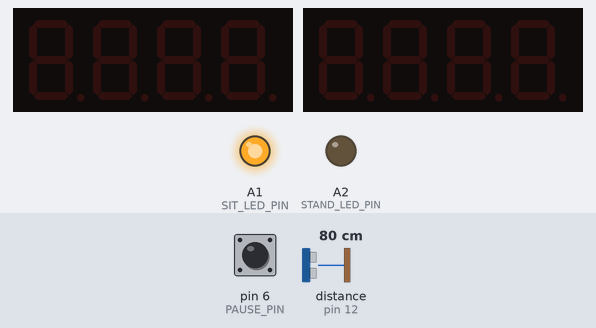
A sketch run on a simulated Arduino Uno, built with avr-gcc and run on an emulated ATmega328P. Shown: 2 × 4-digit seven-segment display, output pins drawn as LEDs (lit = HIGH). Wiring (inferred from the names in the program): ultrasonic range finder: trigger pin 13; echo pin 12. Inputs (shaded band) come from the test bench; at power-on: pin 6 (PAUSE_PIN) HIGH, distance to the obstacle (sensor on pin 12) 80 cm. The echo pulse lasts 58.3 µs per cm; the local clock reads 2024-03-15 10:24:30 at power-on unless the sketch sets it; pins used as bus, display or sensor lines are not drawn.

Above: at 1.2 s.
1.3 s: pin 6 (PAUSE_PIN) pulled LOW for 3.2 s
At 2.24 s:
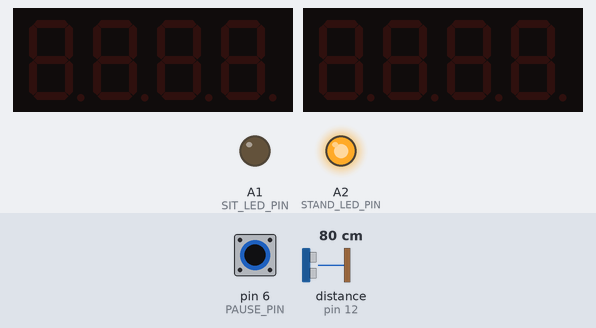
6.0 s: distance to the obstacle (sensor on pin 12) set to 83 cm
At 7.3 s:
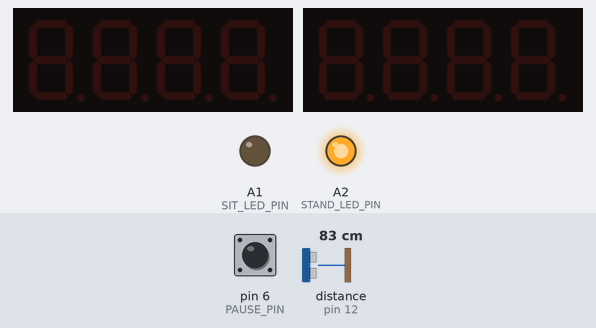
7.6 s: distance to the obstacle (sensor on pin 12) set to 194 cm
9.1 s: distance to the obstacle (sensor on pin 12) set to 203 cm
At 10.0 s:
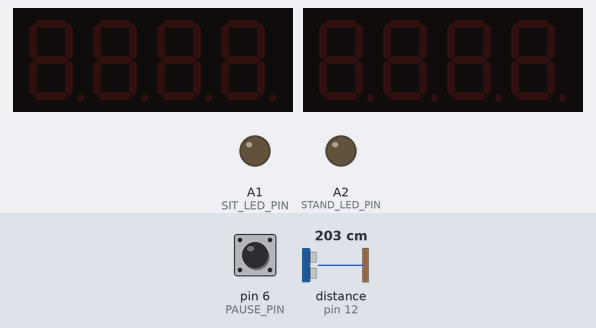
10.6 s: distance to the obstacle (sensor on pin 12) set to 2 cm
At 11.7 s:
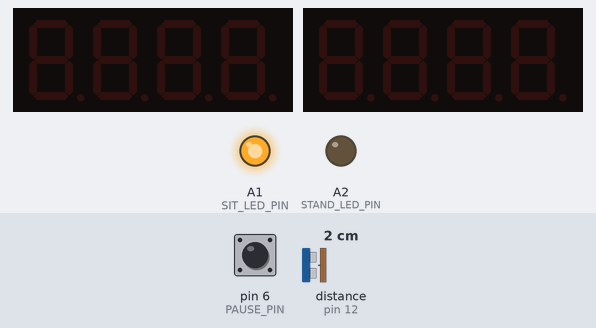
12.1 s: distance to the obstacle (sensor on pin 12) set to 120 cm
At 12.6 s:
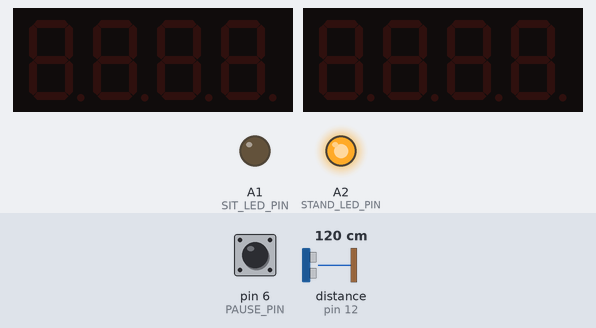
Timing chart, 0 to 14.6 s (numbered marks = the images above; inputs shaded):
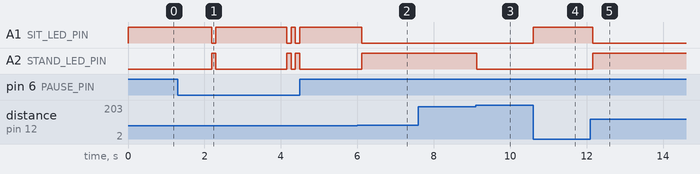

The sketch:

sitstandtimer.ino
```cpp
#define TRIG_PIN 13
#define ECHO_PIN 12
#define PAUSE_PIN 6
#define SIT_LED_PIN A1
#define STAND_LED_PIN A2
#define SITTING_THRESHOLD_CM  80
#define SPEED_OF_SOUND_CM_MICROSEC 29.1
#define SIT_DISPLAY_ADDRESS 0x71
#define STAND_DISPLAY_ADDRESS 0x70
#define DEBOUNCE_DELAY 1000
#define DEBUG false

#include  "RTClib.h"
#include <Wire.h>
#include <Adafruit_GFX.h>
#include "Adafruit_LEDBackpack.h"

Adafruit_7segment sitMatrix = Adafruit_7segment();
Adafruit_7segment standMatrix = Adafruit_7segment();

RTC_DS3231 rtc;
long startTime;
long runningTime;
long sitTime;
long standTime;
long lastDebounceTime = 0;

boolean isPaused = false;

enum SitState {
  INVALID, // sonar sensor reporting out of range
  SITTING,
  STANDING
};

void setup() {
  Serial.begin (9600);
  if (! rtc.begin()) {
    Serial.println("Couldn't find RTC");
    Serial.flush();
    abort();
  }
  if (rtc.lostPower()) {
    Serial.println("RTC lost power, let's set the time!");
    rtc.adjust(DateTime(F(__DATE__), F(__TIME__)));
  }
  pinMode(SIT_LED_PIN, OUTPUT);
  pinMode(STAND_LED_PIN, OUTPUT);
  pinMode(TRIG_PIN, OUTPUT);
  pinMode(ECHO_PIN, INPUT);
  pinMode(PAUSE_PIN, INPUT);
  digitalWrite(PAUSE_PIN, HIGH);
  sitMatrix.begin(SIT_DISPLAY_ADDRESS);
  standMatrix.begin(STAND_DISPLAY_ADDRESS);
  startTime = rtc.now().unixtime();
  sitTime = 0;
  standTime = 0;
  runningTime = 0;
}

long readDistance() {
  long duration, distance;
  digitalWrite(TRIG_PIN, LOW);
  delayMicroseconds(2);
  digitalWrite(TRIG_PIN, HIGH);
  delayMicroseconds(10);
  digitalWrite(TRIG_PIN, LOW);
  duration = pulseIn(ECHO_PIN, HIGH);
  // converting the time to hit the ceiling
  // but divide by 2 since we are timing
  // hitting the ceiling and returning
  distance = (duration / 2) / SPEED_OF_SOUND_CM_MICROSEC;
  if (DEBUG) {
    Serial.print(distance);
    Serial.println(" cm");
  }
  return distance;
}

SitState getSitState() {
  long distance = readDistance();
  if (distance >= 200 || distance <= 0) {
    if (DEBUG) {
      Serial.println("Out of range");
    }
    return INVALID;
  }
  if (distance < SITTING_THRESHOLD_CM) {
    return SITTING;
  } else {
    return STANDING;
  }
}

long updateRunningTime() {
  long currentTime = rtc.now().unixtime();
  long currentRunningTime = currentTime - startTime;
  long secondsPassed = currentRunningTime - runningTime;
  runningTime = currentRunningTime;
  if (DEBUG) {
    Serial.print("Running Time: ");
    Serial.println(runningTime);
    Serial.print("Seconds Passed: ");
    Serial.println(secondsPassed);
  }
  return secondsPassed;
}

boolean updateTimers(boolean isSitting) {
  long secondsPassed = 0;
  secondsPassed = updateRunningTime();
  if (isPaused) {
    secondsPassed = 0;
  }
  if (isSitting) {
    if (DEBUG) {
      Serial.println("Sitting");
    }
    sitTime += secondsPassed;
  } else {
    if (DEBUG) {
      Serial.println("Standing");
    }
    standTime += secondsPassed;
  }
  return secondsPassed > 0;
}

void drawTimer(Adafruit_7segment display, long timerState) {
  long hours = timerState / 60 / 60;
  long minutes = timerState / 60 - (hours * 60);
  long seconds = timerState - (hours * 60 * 60) - (minutes * 60);
  if (DEBUG) {
    Serial.print(hours);
    Serial.print(":");
    Serial.print(minutes);
    Serial.print(":");
    Serial.print(seconds);
  }
  boolean drawDecinal = false;
  if (hours > 0) {
    display.drawColon(true);
    display.writeDigitNum(0, (hours / 10), drawDecinal);
    display.writeDigitNum(1, (hours % 10), drawDecinal);
    display.writeDigitNum(3, (minutes / 10), drawDecinal);
    display.writeDigitNum(4, (minutes % 10), drawDecinal);
  } else {
    display.writeDigitNum(0, (minutes / 10), drawDecinal);
    display.writeDigitNum(1, (minutes % 10), true);
    display.writeDigitNum(3, (seconds / 10), drawDecinal);
    display.writeDigitNum(4, (seconds % 10), drawDecinal);
  }
  display.writeDisplay();

}

void updatePauseState() {
  if ((millis() - lastDebounceTime) > DEBOUNCE_DELAY) {
    if (digitalRead(PAUSE_PIN) == LOW) {
      isPaused = !isPaused;
      if (DEBUG) {
        Serial.println("PAUSE HIT");
        Serial.print("isPaused: ");
        Serial.println(isPaused);
      }
      lastDebounceTime = millis();
    }
  }
}

void clearDisplay(Adafruit_7segment display) {
  display.clear();
  display.writeDisplay();
}

void updateLeds(SitState sitState) {
  if (sitState == SITTING) {
    digitalWrite(SIT_LED_PIN, HIGH);
    digitalWrite(STAND_LED_PIN, LOW);
  } else if (sitState == STANDING) {
    digitalWrite(SIT_LED_PIN, LOW);
    digitalWrite(STAND_LED_PIN, HIGH);
  } else {
    digitalWrite(SIT_LED_PIN, LOW);
    digitalWrite(STAND_LED_PIN, LOW);
  }
}

void loop() {
  updatePauseState();
  SitState sitState = getSitState();
  updateLeds(sitState);
  boolean secondsHavePassed = updateTimers(sitState == SITTING);
  if ((secondsHavePassed && !isPaused) || (isPaused && runningTime % 2 == 0)) {
    if (DEBUG) {
      Serial.print("Sit time: ");
    }
    drawTimer(sitMatrix, sitTime);
    if (DEBUG) {
      Serial.println();
      Serial.print("Stand time: ");
    }
    drawTimer(standMatrix, standTime);
    if (DEBUG) {
      Serial.println();
      Serial.println("****");
    }
  }
  if (isPaused && runningTime % 2 != 0) {
    // I do this by hand
    // I tried using the blinkrate function
    // but I want both dispalys to blink
    // at the same time
    clearDisplay(sitMatrix);
    clearDisplay(standMatrix);
  }
  // For reasons I do not fully understand
  // I need a small delay here for the clock to operate
  // properly. I think its related to the sonar sensor
  // I did not observe this need when using an uno
  // but do notice it with the feather
  delay(DEBUG ? 1000 : 100);
}
```

Measured:
- the behaviour switches between 199 and 200 cm on distance to the obstacle (sensor on pin 12) (found by bisection; images 2 and 3)
- after the input at 1.3 s, A1 (SIT_LED_PIN): goes LOW 0.11 s, HIGH 1.9 s, LOW 0.11 s, HIGH 0.11 s, LOW 0.11 s, then HIGH, starting after 0.89 s; A2 (STAND_LED_PIN): goes HIGH 0.11 s, LOW 1.9 s, HIGH 0.11 s, LOW 0.11 s, HIGH 0.11 s, then LOW, starting after 0.89 s
- after the input at 6.0 s, A1 (SIT_LED_PIN): HIGH → LOW after 0.11 s; A2 (STAND_LED_PIN): LOW → HIGH after 0.11 s
- after the input at 7.6 s, every drawn part: stays the same
- after the input at 9.1 s, A2 (STAND_LED_PIN): HIGH → LOW at once
- after the input at 10.6 s, A1 (SIT_LED_PIN): LOW → HIGH at once
- after the input at 12.1 s, A1 (SIT_LED_PIN): HIGH → LOW after 0.06 s; A2 (STAND_LED_PIN): LOW → HIGH after 0.06 s
